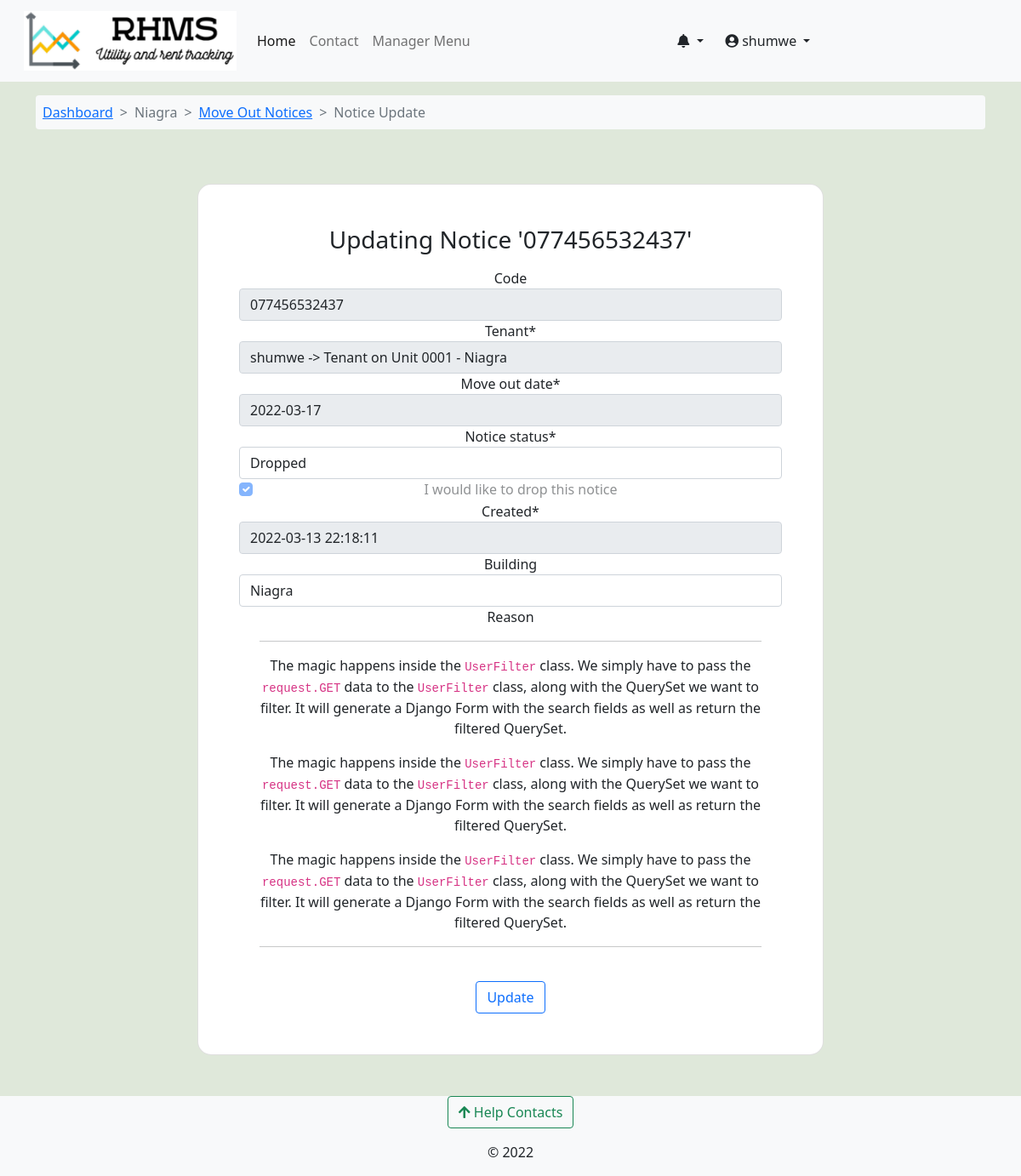
The page /core/vacate-notice-update/niagra-bumnsd-sd-djks/077456532437/ (signed in) on the database its author committed.
### accounts/models.py (models this page shows, shortened)
class User(AbstractUser):
    avatar = models.ImageField(upload_to=get_avatar_path, default='no-avatar.png')
    is_verified = models.BooleanField(default=False)
    is_tenant = models.BooleanField(default=False)
    is_manager = models.BooleanField(default=False)

### rental_property/models.py (models this page shows, shortened)
class Building(models.Model):
    STATUS_CHOICES = [
        ('op', 'Vacancies Available'),
        ('um', 'Under Maintanance'),
        ('fo', 'Fully Occupied'),
        ('dc', 'Decomisioned'),
    ]
    estate = models.ForeignKey(Estate, on_delete=models.CASCADE, null=True, blank=True)
    name = models.CharField(max_length=100)
    slug = models.SlugField(max_length=100, unique=True)
    registered_owner = models.CharField(max_length=50)
    manager = models.ForeignKey(Managers, on_delete=models.CASCADE, related_name='building_manager')
    added_by = models.ForeignKey(User, on_delete=models.DO_NOTHING)
    address_line = models.CharField(max_length=50)
    cover_image = models.ImageField(upload_to='building-cover', null=True, blank=True)
    county = models.ForeignKey(Counties, on_delete=models.CASCADE)
    country = models.CharField(max_length=50, default='Kenya')
    building_status = models.CharField(max_length=5, choices=STATUS_CHOICES)
    added = models.DateTimeField(default=datetime.now)
    updated = models.DateTimeField(auto_now=True)
    def __str__(self):
        return f"{self.name}"

class RentalUnit(models.Model):
    MAINTANANCE_STATUS_CHOICES = [
        ('nm', 'Unchechecked Report'),
        ('ip', 'Initiating Inspection'),
        ('ir', 'Maintanance In Progress'),
        ('op', 'No Active Reports'),
        ('rm', 'Remove'),
    ]
    STATUS_CHOICES = [
        ('occupied', 'Currently Occupied'),
        ('ready', 'Ready To Move In'),
        ('hold', 'On Hold'),
        ('maintanance', 'Under Maintanance'),
    ]
    building = models.ForeignKey(Building, on_delete=models.CASCADE)
    unit_type = models.ForeignKey(UnitType, on_delete=models.CASCADE)
    added_by = models.ForeignKey(User, on_delete=models.CASCADE)
    unit_number = models.CharField(max_length=50)
    slug = models.SlugField(max_length=50, unique=True, blank=True, null=True, help_text='This field is autogenerated')
    bathrooms = models.PositiveIntegerField()
    bedrooms = models.PositiveIntegerField()
    dimension = models.CharField(max_length=50)
    kitchen = models.BooleanField(default=True)
    status = models.CharField(max_length=20, choices=STATUS_CHOICES,default='ready')
    maintanance_status = models.CharField(max_length=6, choices=MAINTANANCE_STATUS_CHOICES, default='op')
    total_occupants = models.PositiveIntegerField(help_text="Number of people in the unit", null=True, blank=True)
    water_available = models.BooleanField(default=True)
    rent_amount = models.DecimalField(decimal_places=2, max_digits=9, null=True, blank=True)
    electricity_available = models.BooleanField(default=True)
    added = models.DateTimeField(default=datetime.now)
    updated = models.DateTimeField(auto_now=True)
    class Meta:
        unique_together = ('building', 'unit_number')
        verbose_name_plural = 'Rental Houses'
    def __str__(self):
        return f"{self.unit_number} - {self.building}"

### core/models.py (models this page shows, shortened)
class MoveOutNotice(models.Model):
    NOTICE_CHOICES = [
        ('received', 'Recieved'),
        ('dropped', 'Dropped'),
        ('confirmed', 'Confirmed'),
        ('checking', 'Checking'),
    ]
    code = models.CharField(max_length=15, blank=True, null=True)
    tenant = models.ForeignKey(Tenants, on_delete=models.DO_NOTHING)
    move_out_date = models.DateField()
    reason = models.TextField()
    notice_status = models.CharField(max_length=10, choices=NOTICE_CHOICES, default='received')
    drop = models.BooleanField(default=False, verbose_name='I would like to drop this notice')
    created = models.DateTimeField(default=datetime.datetime.now)
    updated = models.DateTimeField(auto_now=True)
    building = models.ForeignKey(Building, on_delete=models.CASCADE, blank=True, null=True)
    class Meta:
        verbose_name = "Tenant's To Move Out Notice"
        verbose_name_plural = verbose_name

### core/views.py (the view)
# urls.py: path('vacate-notice-update/<slug:building_slug>/<slug:notice_code>/', views.move_out_notice_update, name='vacate-notice-update'),
@login_required
@user_passes_test(lambda user: user.is_manager==True, login_url='profile')
def move_out_notice_update(request, building_slug, notice_code):
    building = Building.objects.get(slug=building_slug)
    notice = MoveOutNotice.objects.get(tenant__rented_unit__building=building, code=notice_code)
    if request.method == 'POST':
        v_update_form = UpdateMoveOutNotice(request.POST, instance=notice)
        if v_update_form.is_valid():
            v_update_form.save()
            messages.success(request, 'Status changed')
            return redirect('core:move-out-notices', building_slug=building.slug)
    else:
        v_update_form = UpdateMoveOutNotice(instance=notice)
    context = {'v_update_form':v_update_form,'notice':notice,'building':building,}
    return render(request, 'core/move_out_notice_update.html', context)

### core/forms.py
class UpdateMoveOutNotice(forms.ModelForm):
    def __init__(self, *args, **kwargs):
        super(UpdateMoveOutNotice, self).__init__(*args, **kwargs)
        self.fields['code'].disabled = True
        self.fields['tenant'].disabled = True
        self.fields['move_out_date'].disabled = True
        self.fields['created'].disabled = True
        self.fields['drop'].disabled = True
    class Meta:
        model = MoveOutNotice
        exclude = ['updated','reason']

### accounts/context_processors.py (called while the page is built)
def get_notifications(request):
    user = request.user
    if user.is_authenticated:
        notifications = UserNotifications.objects.filter(
            user_id=user).order_by('-created')[:7]
        return dict(notifications=notifications)
    else:
        return {'false': False}

### accounts/models.py (called while the page is built)
    def __str__(self):
        return f"{self.associated_account.username} -> Tenant on Unit {self.rented_unit}"

### complaints/context_processors.py (called while the page is built)
def get_contacts(request):
    user = request.user
    if user.is_authenticated:
        if user.is_tenant:
            tenant = Tenants.objects.get(associated_account=user)
            building = Building.objects.get(id=tenant.rented_unit.building_id)
            contacts = HelpContacts.objects.filter(associated_building=building)
            return dict(contacts=contacts)
        elif user.is_manager:
            contacts = HelpContacts.objects.all()
            return dict(contacts=contacts)
        else:
            contacts = HelpContacts.objects.filter(make_publicly_available=True)
            return dict(contacts=contacts)
    else:
        contacts = HelpContacts.objects.filter(make_publicly_available=True)
        return dict(contacts=contacts)

### rental_property/context_processors.py (called while the page is built)
def my_managed_buildings(request):
    user_instance = request.user
    if user_instance.is_authenticated:
        manager_instance = Managers.objects.filter(associated_account=user_instance)[:1]
        managed_buildings = Building.objects.filter(manager=manager_instance)
        return dict(managed_buildings=managed_buildings)
    else:
        return {'False': False,}

### core/templates/core/move_out_notice_update.html (shortened to what this page needs)
{% extends 'base.html' %}
{% load crispy_forms_tags %}
{% block content %}
<nav class="container mt-3">
  <ol class="breadcrumb bg-light p-2 rounded-2">
      <li class="breadcrumb-item "><a href="{% url 'building-dashboard' building.slug %}">Dashboard</a></li>
      <li class="breadcrumb-item active"> {{building.name}} </li>
      <li class="breadcrumb-item"><a href=" {% url 'core:move-out-notices' building.slug %} ">Move Out Notices</a></li>
      <li class="breadcrumb-item active">Notice Update</li>
  </ol>
</nav>
<section>
    <div class="container py-5 h-100">
      <div class="row d-flex justify-content-center align-items-center h-100">
        <div class="col-12 col-md-8 col-xl-8">
          <div class="card shadow-2-strong" style="border-radius: 1rem;">
            <div class="card-body p-5 text-center">
                <h3> Updating Notice '{{notice.code}}' </h3>
                <form class="no-padding" method="POST" enctype="multipart/form-data">
                    <fieldset class="form-group">
                        {{ v_update_form|crispy }}
                    </fieldset>
                    <div class="container">
                        <p> Reason </p>
                        <hr>
                    {{notice.reason|safe}}
                    <hr>
                    </div>
                    <br>
                    <div class="form-group">
                        <button class="btn btn-outline-primary" type="submit">Update</button>
                    </div>
                </form>
            </div>
        </div>
      </div>
    </div>
  </div>
</section>
{% endblock %}

### templates/base.html (shortened to what this page needs)
<!doctype html>
<html lang="en">
  {% load static %}
  {% load i18n %}
  <head>
    {% load pwa %}
    <link href="https://cdn.jsdelivr.net/npm/bootstrap@5.0.2/dist/css/bootstrap.min.css" rel="stylesheet">
    <link type="text/css" href="{% static 'css/main.css' %}" rel="stylesheet">
    <link rel="stylesheet" href="https://cdnjs.cloudflare.com/ajax/libs/font-awesome/4.7.0/css/font-awesome.min.css">
    <link rel="stylesheet" href="https://pro.fontawesome.com/releases/v5.11.2/css/all.css">
  </head>
  <body class="d-flex flex-column min-vh-100" style="background-color: #dfe8da;">
    <nav class="navbar navbar-expand-lg navbar-light bg-light" aria-label="main-nav">
        <div class="container-fluid">
          <a class="navbar-brand align" href="{% url 'operational-buildings' %}">
                <div class="d-flex">
                    <div class="ms-3 d-flex flex-column">
                      <img src="{% static 'img/rhms_logo2.png' %}" alt="logo" width="250" height="70"/>
                    </div>
                </div>
            </a>
            <div class="collapse navbar-collapse" id="mynav">
                <ul class="navbar-nav mb-lg-0">
                    <li class="nav-item"> <a class="nav-link active" aria-current="page" href="{% url 'operational-buildings' %}">Home</a> </li>
                    <li class="nav-item"> <a class="nav-link" aria-current="page" href="{% url 'core:contact' %}">Contact</a> </li>
                    {% if user.is_manager %}
                    <li class="nav-item"> <a class="nav-link" data-bs-toggle="offcanvas" href="#hrmsCanvas" role="button" aria-controls="hrmsCanvas">Manager Menu</a> </li>
                    {% endif %}
                </ul>
                </div>
                {% if request.user.is_authenticated %}
                <div class="collapse navbar-collapse" id="mynav">
                  <div class="dropdown">
                    <a href="#" class="btn dropdown-toggle" type="button" id="messagesDrop" data-bs-toggle="dropdown" aria-haspopup="true" aria-expanded="false">
                      <em class="fas fa-bell"></em>
                    </a>
                      {% load humanize %}
                  </div>
                <div class="collapse navbar-collapse" id="mynav">
                  <div class="dropdown">
                    <a href="#" class="btn dropdown-toggle" type="button" id="dropdownMenuButton" data-bs-toggle="dropdown" aria-haspopup="true" aria-expanded="false">
                      <em class="fas fa-user-circle"></em> {{ request.user.username }}
                    </a>
                  </div>
                </div>
                {% endif %}
            </div>
    </nav>
    {% block content %}	{% endblock content%}
    <footer class="mt-auto bg-light">
      <div class="mb-3 text-center">
      <button class="btn btn-outline-success" type="button" data-bs-toggle="offcanvas" data-bs-target="#contactsOffcanvas" aria-controls="contactsOffcanvas"><em class="fas fa-arrow-upfas fa-arrow-up"></em> Help Contacts</button>
      </div>
      <div>
        <p class="text-center ">&copy; 2022</p>
  </footer>
  </body>
</html>

### static/css/main.css (style rules this page uses)
:root { --header-height: 3rem; --nav-width: 68px; --first-color-light: #AFA5D9; --white-color: #F7F6FB; --body-font: 'Nunito', sans-serif; --normal-font-size: 1rem; --z-fixed: 100 }
.breadcrumb-item + .breadcrumb-item::before { content: ">"; }

### rows shown on the page
User: user.username "shumwe"
Building: name "Niagra"
MoveOutNotice: code "077456532437", tenant "shumwe -> Tenant on Unit 0001 - Niagra", move_out_date "2022-03-17", notice_status "Dropped", drop "☑", created "2022-03-13 22:18:11", reason "The magic happens inside the UserFilter class. We simply have to pass the request.GET data to the UserFilter class, along with the QuerySet we want to filter. It will generate a Django Form with the search fields as well as return the filtered QuerySet. The magic happens inside the UserFilter class. We simply have to pass the request.GET data to the UserFilter class, along with the QuerySet we want to filter. It will generate a Django Form with the search fields as well as return the filtered QuerySet. The magic happens inside the UserFilter class. We simply have to pass the request.GET data to the UserFilter class, along with the QuerySet we want to filter. It will generate a Django Form…"
RentalUnit: building "Niagra"
